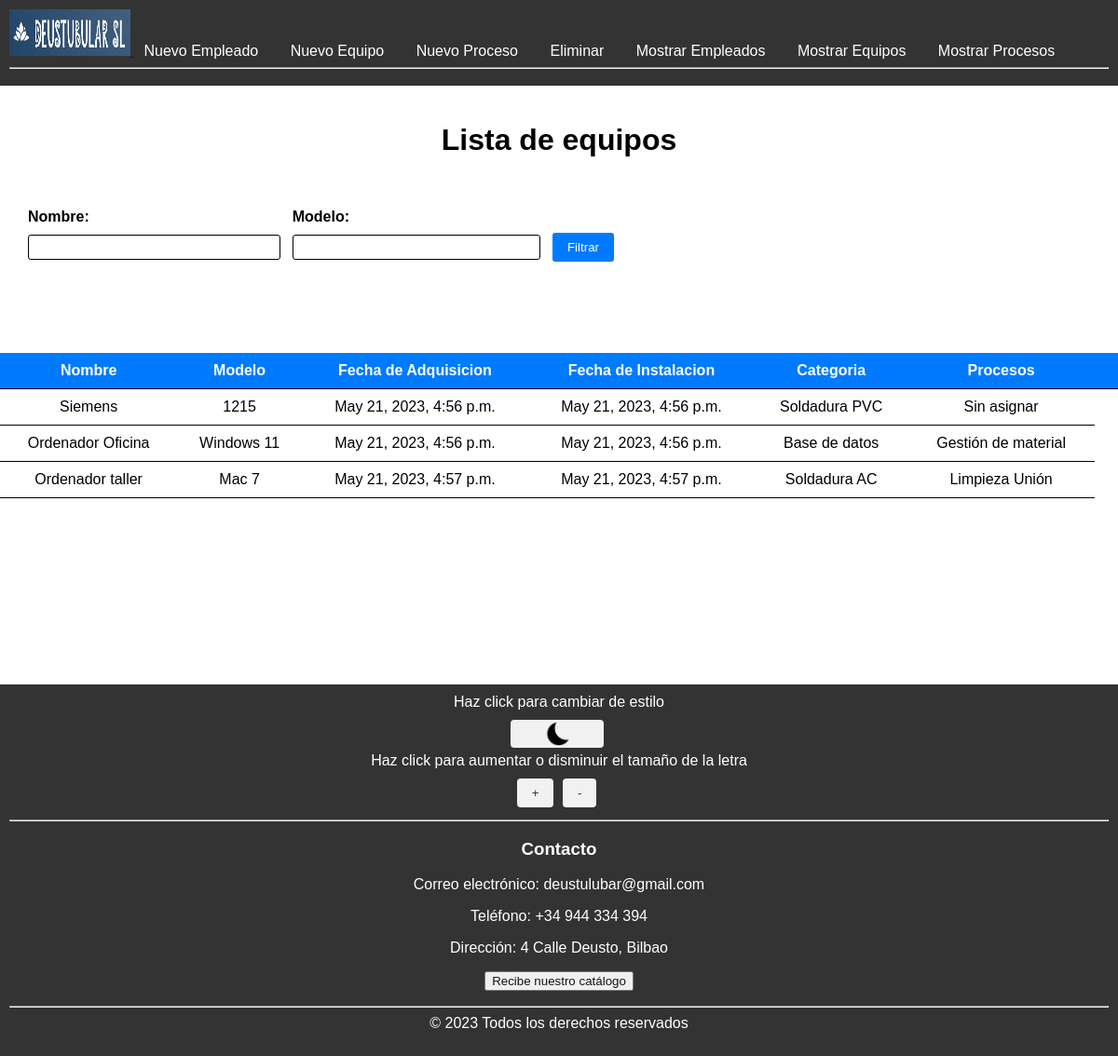
Before: /equipos with the older database file.
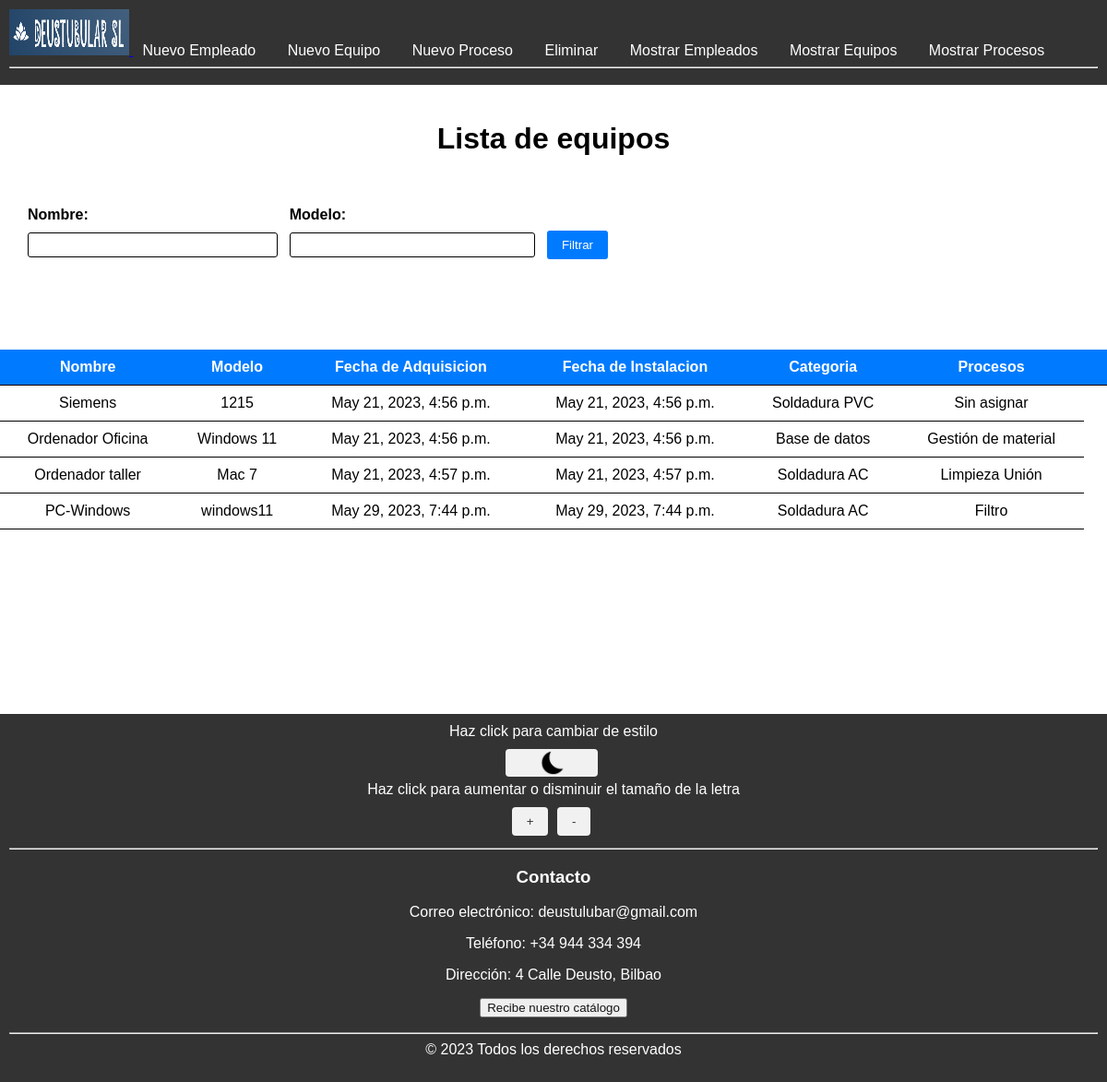
After: the same page with the newer database file.
### DeustubularSL_app/models.py (models this page shows, shortened)
class equipo (models.Model):
    nombre = models.CharField(max_length = 150)
    modelo = models.CharField(max_length = 150)
    fechaAdquisicion = models.DateTimeField(default=datetime.datetime.today)
    fechaInstalacion = models.DateTimeField(default=datetime.datetime.today)
    categoria = models.ForeignKey(Categoria, on_delete=models.CASCADE)

class Categoria(models.Model):
    nombre = models.CharField(max_length=150)
    def __str__(self):
        return self.nombre

class proceso (models.Model):
    nombre = models.CharField(max_length = 150)
    ordenFabricacion = models.IntegerField(default=0)
    codigoProceso = models.IntegerField(default=0)
    referencia = models.ForeignKey(Referencia, on_delete=models.CASCADE)
    fechaIni = models.DateTimeField(default=datetime.datetime.today)
    fechaFin = models.DateTimeField(default=datetime.datetime.today)
    FKidEquipo = models.ForeignKey (equipo, on_delete = models.CASCADE, related_name='procesos')

### DeustubularSL_app/views.py (the view)
# urls.py: path('equipos', listar_equipos.as_view(), name='listar_equipo'),
class listar_equipos(ListView):
    model = equipo
    template_name = 'DeustubularSL_app/equipo_mostrar.html'
    context_object_name = 'equipos'

### DeustubularSL_app/templates/DeustubularSL_app/equipo_mostrar.html (shortened to what this page needs)
{% extends "base.html" %}
{% block contenido %}
<h1>Lista de equipos</h1>
<form method="GET" action="{% url 'filtrar_equipos' %}" class="filtro-form">
    <div class="form-group">
      <label for="nombre">Nombre:</label>
      <input type="text" name="nombre" id="nombre" class="form-control">
    </div>
    <div class="form-group">
      <label for="modelo">Modelo:</label>
      <input type="text" name="modelo" id="modelo" class="form-control">
    </div>
    <button type="submit" class="btn btn-primary">Filtrar</button>
  </form>
<table>
    <thead>
        <tr>
            <th>Nombre</th>
            <th>Modelo</th>
            <th>Fecha de Adquisicion</th>
            <th>Fecha de Instalacion</th>
            <th>Categoria</th>
            <th>Procesos</th>
            <th></th>
        </tr>
    </thead>
    <tbody>
        {% for equipo in equipos %}
        <tr>
            <td>{{ equipo.nombre }}</a></td>
            <td>{{ equipo.modelo }}</td>
            <td>{{ equipo.fechaAdquisicion}}</td>
            <td>{{ equipo.fechaInstalacion }}</td>
            <td>{{ equipo.categoria }}</td>
            <td>
              {% if equipo.procesos.all %}
                  {% for proceso in equipo.procesos.all %}
                      {{ proceso.nombre }}
                  {% endfor %}
              {% else %}
                  Sin asignar
              {% endif %}
          </td>
        </tr>
        {% empty %}
        <tr>
          <td>No se encontraron resultados</td>
        </tr>
        {% endfor %}
    </tbody>
</table>
{% endblock %}

Changed rows visible on the page:
added equipo: nombre "PC-Windows", modelo "windows11", fechaAdquisicion "May 29, 2023, 7:44 p.m.", fechaInstalacion "May 29, 2023, 7:44 p.m.", categoria "Soldadura AC"
added proceso: nombre "Filtro", shown under "PC-Windows"
